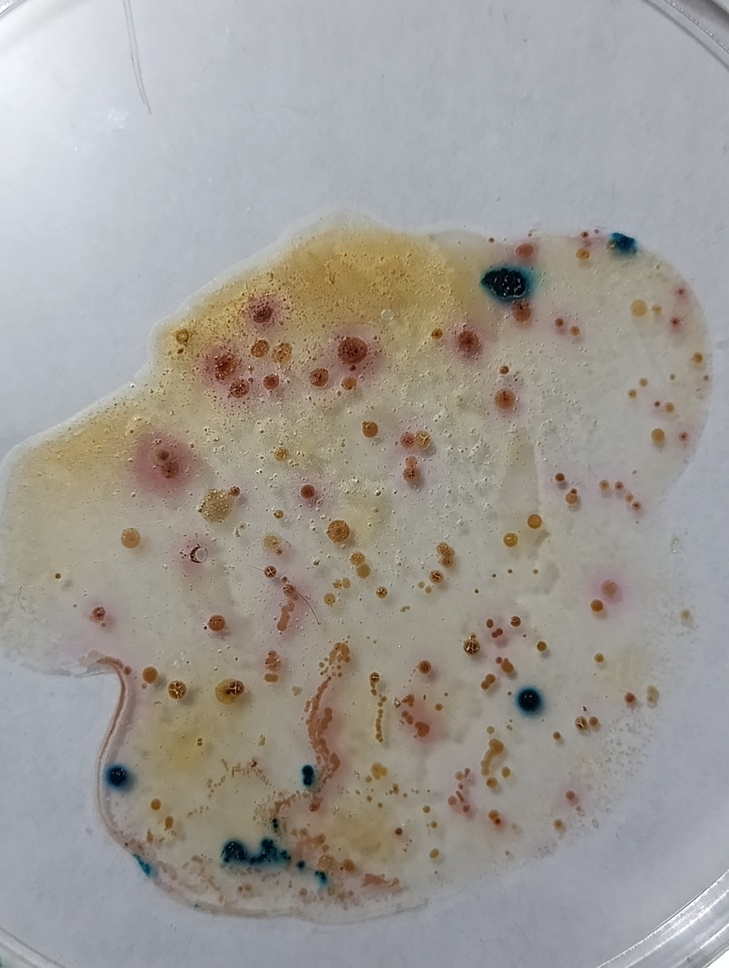
#> input picture HCL001R.jpg, 729 x 968 px, shrunk from 3072 x 4080 before the run
$ python colonias.py
#> lines starting #> are read from the running program, lines starting #| are printed output that depends on the picture; after the words box and inside, x2 and y2 are one past the last pixel; in counts of white or black regions, pixels touching at a corner belong together
import cv2
import numpy as np


def procesar_subcolonias(imagen_original, contorno, tipo_colonia, numero_colonia):
    # Crear máscara para la colonia actual
    mask = np.zeros_like(imagen_original[:, :, 0])
    cv2.drawContours(mask, [contorno], -1, 255, -1)

    # ROI (Region of Interest)
    x, y, w, h = cv2.boundingRect(contorno)
    roi = imagen_original[y:y + h, x:x + w]
    roi_mask = mask[y:y + h, x:x + w]

    # Aplicar watershed solo en la ROI
    sure_bg = cv2.dilate(roi_mask, np.ones((3, 3), np.uint8), iterations=3)
    dist_transform = cv2.distanceTransform(roi_mask, cv2.DIST_L2, 5)
    _, sure_fg = cv2.threshold(dist_transform, 0.5 * dist_transform.max(), 255, 0)
    sure_fg = np.uint8(sure_fg)
    unknown = cv2.subtract(sure_bg, sure_fg)

    _, markers = cv2.connectedComponents(sure_fg)
    markers = markers + 1
    markers[unknown == 255] = 0

    markers = cv2.watershed(roi, markers)
    roi[markers == -1] = [0, 255, 0]  # Bordes verdes

    # Contar subcolonias (marcadores únicos)
    subcolonias = len(np.unique(markers)) - 2  # Restamos fondo y bordes

    # Dibujar número de colonia
    center = (int(x + w / 2), int(y + h / 2))
    cv2.putText(imagen_original, str(numero_colonia), center,
                cv2.FONT_HERSHEY_SIMPLEX, 0.5, (0, 0, 255), 2)

    return subcolonias


# Cargar imagen
img = cv2.imread('HCL001R.jpg')
#> img is the input picture: shape (968, 729, 3); mean B, G, R 150.5, 155.8, 160.1
img_original = img.copy()

# 1. Preprocesamiento
lab = cv2.cvtColor(img, cv2.COLOR_BGR2LAB)
#> lab: shape (968, 729, 3); mean of channels 0, 1, 2 164.3, 128.9, 131.5
l, a, b = cv2.split(lab)
clahe = cv2.createCLAHE(clipLimit=4.0, tileGridSize=(16, 16))
l = clahe.apply(l)
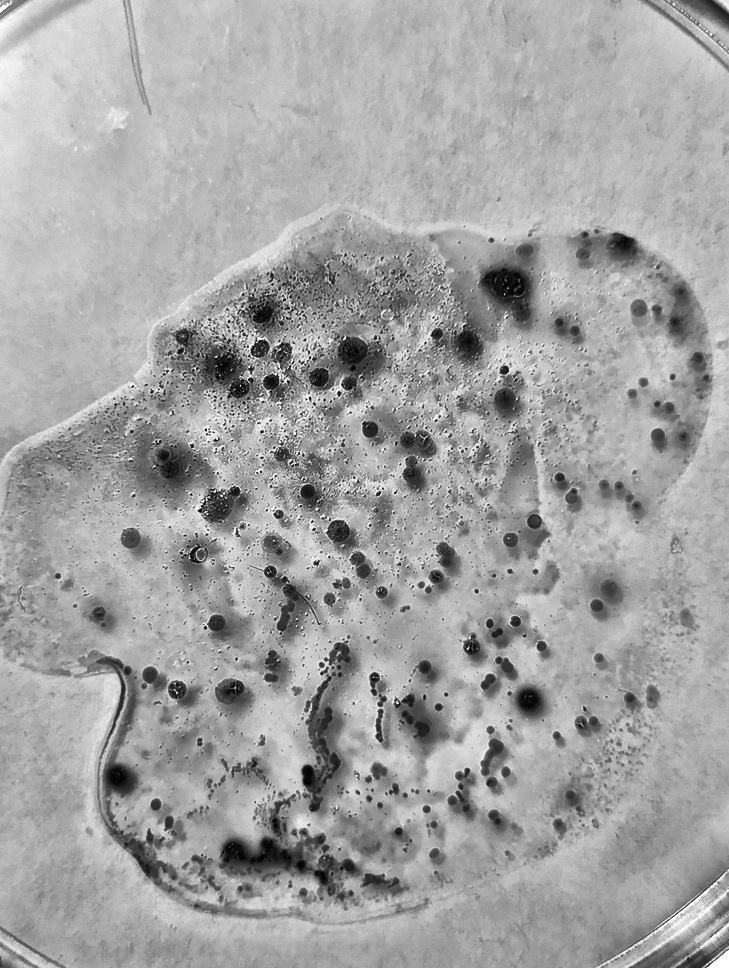
#> l: shape (968, 729); min 0, max 255, mean 162.9
lab = cv2.merge((l, a, b))
#> lab: shape (968, 729, 3); mean of channels 0, 1, 2 162.9, 128.9, 131.5
img_enhanced = cv2.cvtColor(lab, cv2.COLOR_LAB2BGR)

# Convertir a HSV para detección de color
hsv = cv2.cvtColor(img_enhanced, cv2.COLOR_BGR2HSV)
#> hsv: shape (968, 729, 3); mean H, S, V 62.2, 37.8, 164.5

# Rangos de color ajustados
lower_red1 = np.array([0, 70, 50])
upper_red1 = np.array([10, 255, 255])
lower_red2 = np.array([160, 70, 50])
upper_red2 = np.array([180, 255, 255])
lower_blue = np.array([90, 50, 50])
upper_blue = np.array([130, 255, 255])
lower_brown = np.array([10, 60, 40])
upper_brown = np.array([20, 200, 150])

# Máscaras para cada color
mask_red1 = cv2.inRange(hsv, lower_red1, upper_red1)
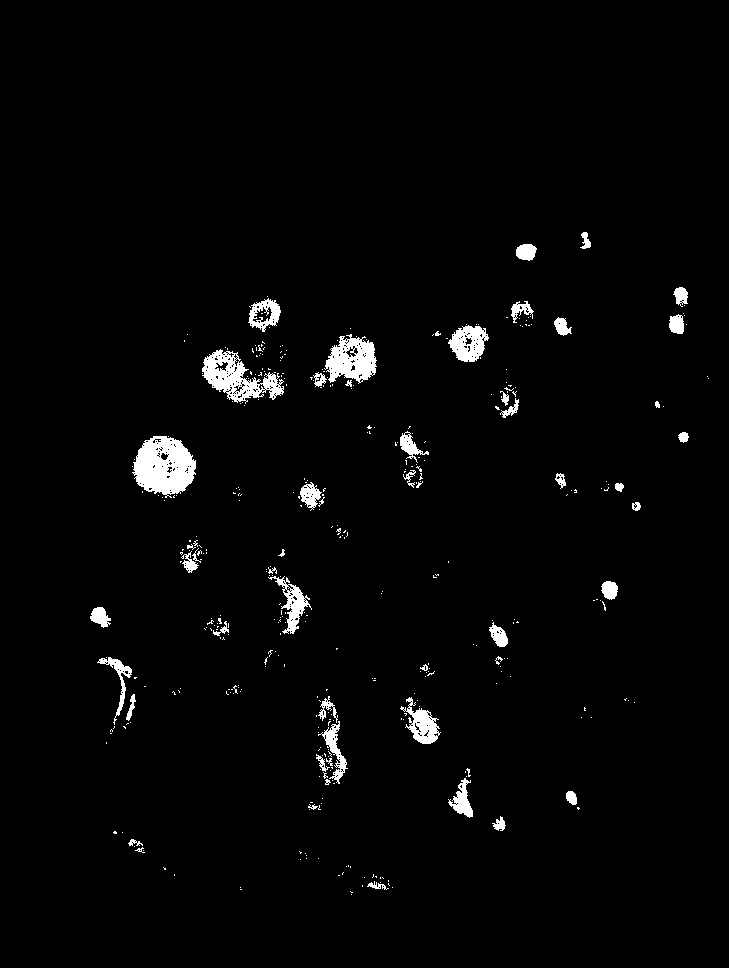
#> mask_red1: shape (968, 729); 2.3% white; 391 white regions (340 under 20 px), largest, box (x1, y1, x2, y2) and area: (132, 436, 196, 498) 2716, (202, 349, 284, 404) 1964, (324, 334, 377, 384) 1623
mask_red2 = cv2.inRange(hsv, lower_red2, upper_red2)
#> mask_red2: shape (968, 729); 0% white in thin lines or dots, all inside (x1, y1, x2, y2) = (610, 592, 618, 601)
mask_red = cv2.bitwise_or(mask_red1, mask_red2)
mask_blue = cv2.inRange(hsv, lower_blue, upper_blue)
#> mask_blue: shape (968, 729); 0.29% white; 54 white regions (46 under 20 px), largest, box (x1, y1, x2, y2) and area: (515, 686, 544, 717) 373, (103, 763, 133, 793) 335, (495, 265, 534, 298) 314
mask_brown = cv2.inRange(hsv, lower_brown, upper_brown)
#> mask_brown: shape (968, 729); 6.1% white; 1736 white regions (1586 under 20 px), largest, box (x1, y1, x2, y2) and area: (302, 638, 358, 818) 3838, (288, 802, 412, 892) 3532, (426, 292, 504, 366) 1764

# Mejorar máscaras con morfología
kernel = np.ones((5, 5), np.uint8)
mask_red = cv2.morphologyEx(mask_red, cv2.MORPH_CLOSE, kernel, iterations=2)
#> mask_red: shape (968, 729); 3.3% white; 85 white regions (38 under 20 px), largest, box (x1, y1, x2, y2) and area: (132, 436, 196, 501) 2993, (202, 347, 287, 406) 2741, (310, 328, 377, 389) 2266
mask_blue = cv2.morphologyEx(mask_blue, cv2.MORPH_CLOSE, kernel, iterations=2)
#> mask_blue: shape (968, 729); 0.47% white; 12 white regions (4 under 20 px), largest, box (x1, y1, x2, y2) and area: (487, 265, 534, 303) 802, (223, 840, 283, 868) 745, (515, 686, 544, 717) 491
mask_brown = cv2.morphologyEx(mask_brown, cv2.MORPH_CLOSE, np.ones((7, 7), np.uint8), iterations=2)
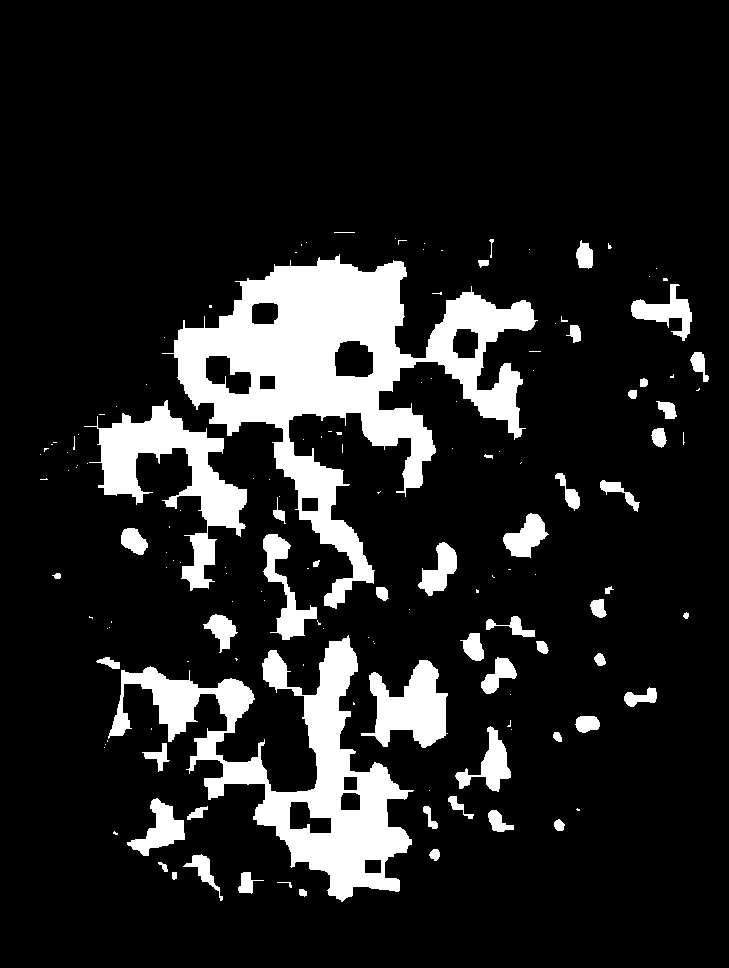
#> mask_brown: shape (968, 729); 13.5% white; 147 white regions (93 under 20 px)

# Encontrar contornos principales
contours_red, _ = cv2.findContours(mask_red, cv2.RETR_EXTERNAL, cv2.CHAIN_APPROX_SIMPLE)
#> contours_red = 85 contours, 42 with area under 20; largest, box (x1, y1, x2, y2) and area: (132, 436, 196, 501) 2892, (202, 347, 287, 406) 2616, (310, 328, 377, 389) 2155, (316, 689, 348, 785) 1602, (266, 566, 312, 635) 1224
contours_blue, _ = cv2.findContours(mask_blue, cv2.RETR_EXTERNAL, cv2.CHAIN_APPROX_SIMPLE)
#> contours_blue = 12 contours, 4 with area under 20; largest, box (x1, y1, x2, y2) and area: (223, 840, 283, 868) 873, (487, 265, 534, 303) 698, (515, 686, 544, 717) 664, (609, 231, 638, 255) 395, (103, 763, 133, 793) 374, (133, 855, 157, 878) 222, (302, 765, 314, 784) 30, (317, 877, 327, 887) 23
contours_brown, _ = cv2.findContours(mask_brown, cv2.RETR_EXTERNAL, cv2.CHAIN_APPROX_SIMPLE)
#> contours_brown = 147 contours, 97 with area under 20; largest, box (x1, y1, x2, y2) and area: (162, 254, 538, 609) 43849, (108, 635, 414, 902) 23474, (84, 400, 247, 591) 8692, (361, 660, 448, 748) 4079, (263, 534, 317, 640) 1722

# Procesamiento principal
min_area = 50
count_red = count_blue = count_brown = 0
total_colonias = 0

# Procesar colonias ROJAS
for i, cnt in enumerate(contours_red, start=1):
    area = cv2.contourArea(cnt)
    if area > min_area:
        subcolonias = procesar_subcolonias(img_original, cnt, "R", i)
        count_red += max(1, subcolonias)
        total_colonias += max(1, subcolonias)
#> this loop made 85 passes
#> (area, x in procesar_subcolonias, y in procesar_subcolonias, w in procesar_subcolonias, h in procesar_subcolonias, subcolonias, center in procesar_subcolonias, count_red) on passes 4, 11, 13, 15, 17, 18, 25, 27, 30, 36, 37, 43: (244.5, 362, 874, 31, 16, 1, (377, 882), 1), (102.5, 128, 839, 17, 14, 1, (136, 846), 2), (103.5, 492, 816, 14, 15, 0, (499, 823), 3), (70.5, 308, 802, 14, 8, 0, (315, 806), 4), (101, 566, 791, 11, 14, 0, (571, 798), 5), (517, 448, 768, 25, 50, 1, (460, 793), 6), (1074.5, 400, 693, 41, 51, 1, (420, 718), 7), (1601.5, 316, 689, 32, 96, 1, (332, 737), 8), (68.5, 226, 685, 16, 10, 0, (234, 690), 9), (78, 420, 663, 15, 14, 1, (427, 670), 10), (737, 97, 657, 40, 77, 3, (117, 695), 13), (250, 489, 620, 19, 27, 1, (498, 633), 14)
#> (area, subcolonias, count_red, total_colonias) on passes 61, 62, 63, 64, 68, 72: (101, 0, 24, 24), (2891.5, 1, 25, 25), (71.5, 0, 26, 26), (917.5, 1, 27, 27), (450.5, 1, 28, 28), (2616.5, 1, 29, 29)
#> after the loop, count_red = 39; total_colonias = 39

# Procesar colonias AZULES
for i, cnt in enumerate(contours_blue, start=len(contours_red) + 1):
    area = cv2.contourArea(cnt)
    if area > min_area:
        subcolonias = procesar_subcolonias(img_original, cnt, "A", i)
        count_blue += max(1, subcolonias)
        total_colonias += max(1, subcolonias)
#> this loop made 12 passes
#> (area, x in procesar_subcolonias, y in procesar_subcolonias, w in procesar_subcolonias, h in procesar_subcolonias, subcolonias, center in procesar_subcolonias, count_blue) on passes 3, 5, 8, 9, 11, 12: (222.5, 133, 855, 24, 23, 1, (145, 866), 1), (873, 223, 840, 60, 28, 1, (253, 854), 2), (374.5, 103, 763, 30, 30, 3, (118, 778), 5), (664, 515, 686, 29, 31, 1, (529, 701), 6), (698, 487, 265, 47, 38, 2, (510, 284), 8), (395, 609, 231, 29, 24, 1, (623, 243), 9)
#> area on passes 2, 7: 23, 29.5
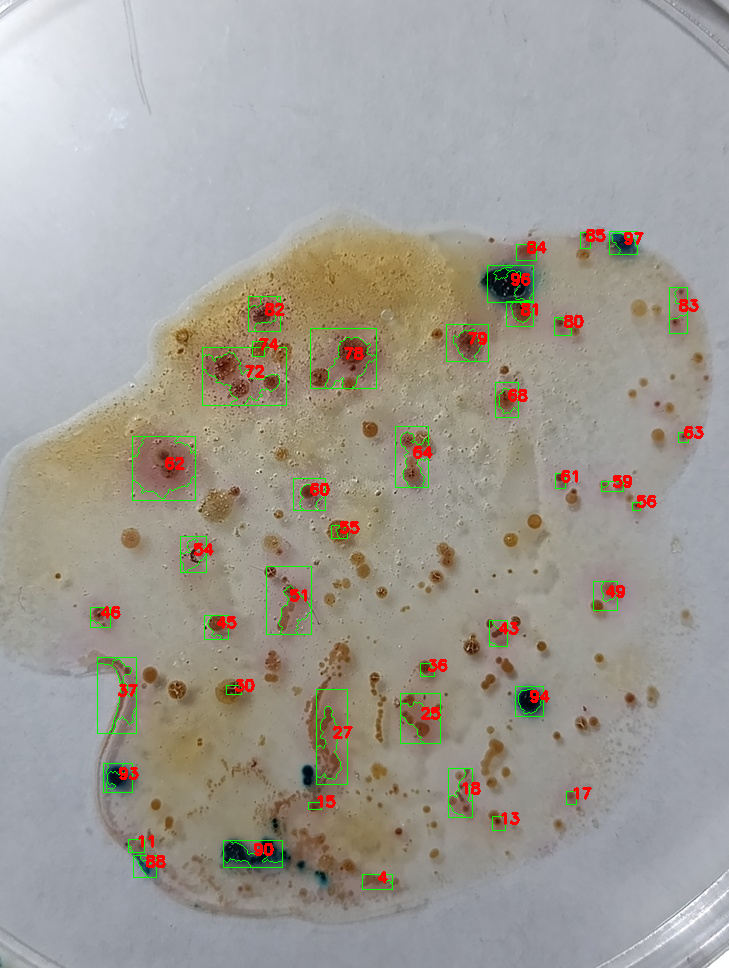
#> img_original: shape (968, 729, 3); mean B, G, R 148.6, 156.1, 160
#> after the loop, count_blue = 9; total_colonias = 48

# Procesar colonias CAFÉ
for i, cnt in enumerate(contours_brown, start=len(contours_red) + len(contours_blue) + 1):
    area = cv2.contourArea(cnt)
    if area > min_area:
        subcolonias = procesar_subcolonias(img_original, cnt, "C", i)
        count_brown += max(1, subcolonias)
        total_colonias += max(1, subcolonias)
#> this loop made 147 passes
#> (area, x in procesar_subcolonias, y in procesar_subcolonias, w in procesar_subcolonias, h in procesar_subcolonias, subcolonias, center in procesar_subcolonias, count_brown) on passes 3, 6, 7, 9, 10, 12, 13, 14, 15, 19, 21, 24: (221, 238, 872, 26, 22, 1, (251, 883), 1), (417, 183, 854, 40, 47, 1, (203, 877), 2), (80, 429, 849, 11, 12, 0, (434, 855), 3), (81.5, 554, 819, 11, 12, 0, (559, 825), 4), (276, 488, 810, 26, 22, 1, (501, 821), 5), (113.5, 423, 806, 15, 23, 2, (430, 817), 7), (112, 187, 806, 21, 14, 2, (197, 813), 9), (1344.5, 127, 798, 58, 58, 3, (156, 827), 12), (136.5, 448, 796, 26, 23, 2, (461, 807), 14), (236.5, 142, 743, 28, 29, 1, (156, 757), 15), (54, 553, 732, 9, 10, 0, (557, 737), 16), (1248, 455, 726, 56, 66, 1, (483, 759), 17)
#> (area, subcolonias, count_brown, total_colonias) on passes 72, 73, 74, 76, 78, 81: (986.5, 2, 36, 84), (1722, 2, 38, 86), (455, 1, 39, 87), (1040, 1, 40, 88), (91, 1, 41, 89), (312.5, 2, 43, 91)
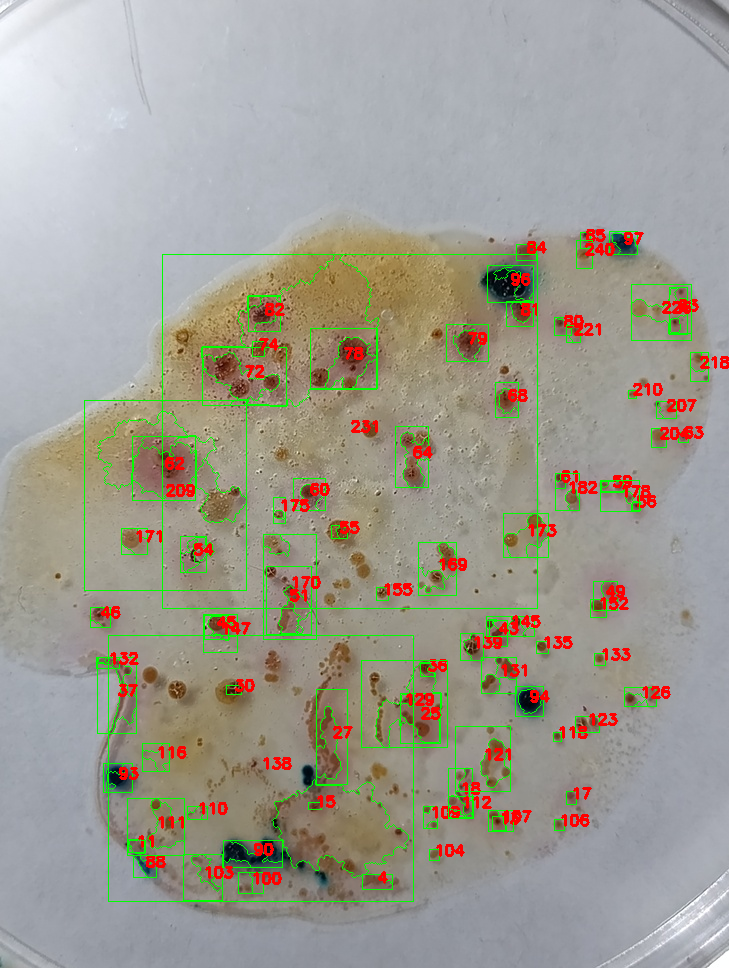
#> img_original: shape (968, 729, 3); 2.63% of pixels changed, all inside (x1, y1, x2, y2) = (84, 240, 729, 902)

# Mostrar resumen en la imagen
resumen_texto = f"Total: {total_colonias} (R:{count_red} A:{count_blue} C:{count_brown})"
cv2.putText(img_original, resumen_texto, (20, 40),
            cv2.FONT_HERSHEY_SIMPLEX, 1, (0, 0, 255), 2)
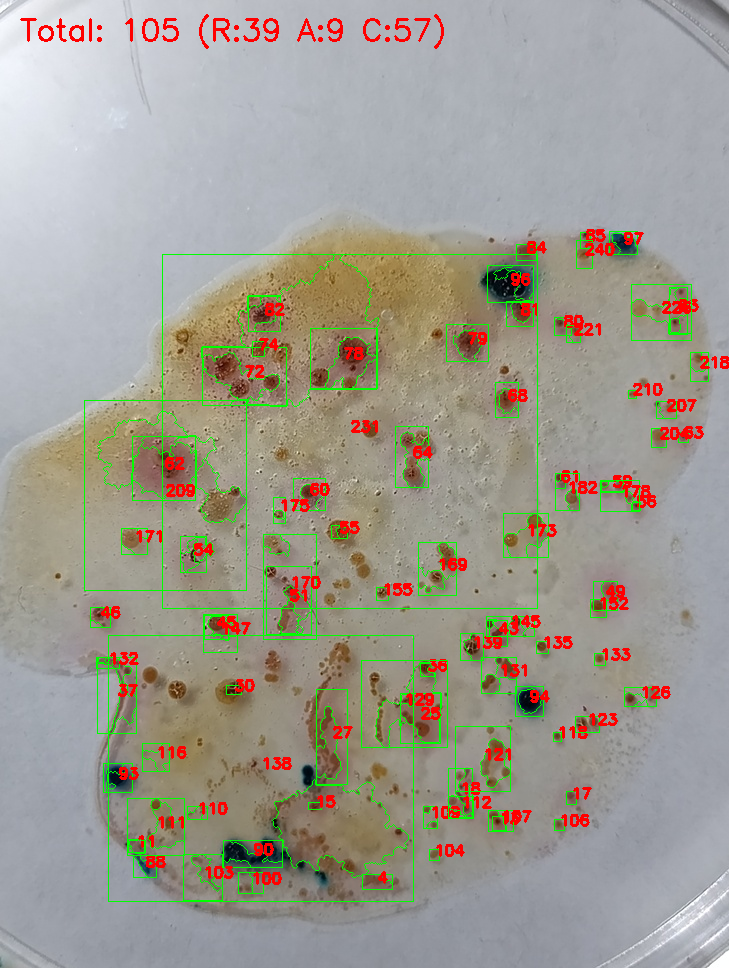
#> img_original: shape (968, 729, 3); 0.38% of pixels changed, all inside (x1, y1, x2, y2) = (20, 14, 444, 49)

# Resultados en consola
print(f"🔴 Colonias rojas: {count_red}")
#| 🔴 Colonias rojas: 39
print(f"🔵 Colonias azules: {count_blue}")
#| 🔵 Colonias azules: 9
print(f"🟤 Colonias café: {count_brown}")
#| 🟤 Colonias café: 57
print(f"🚀 Total de colonias: {total_colonias}")
#| 🚀 Total de colonias: 105

cv2.imwrite('resultado_final.jpg', img_original)
